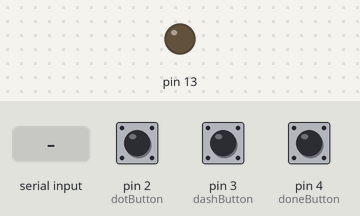
Bench run of a sketch on a simulated Arduino Uno, built with avr-gcc and run on an emulated ATmega328P. Shown: output pins drawn as LEDs (lit = HIGH). Inputs (shaded band) come from the test bench; at power-on: pin 2 (dotButton) LOW, pin 3 (dashButton) LOW, pin 4 (doneButton) LOW.

Above: at 1.2 s.
1.3 s: "." received over Serial
At 2.7 s:
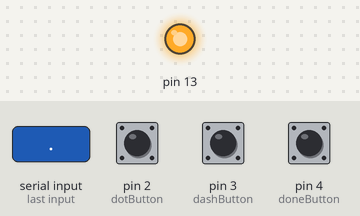
Timing chart, 0 to 8.4 s (numbered marks = the images above; inputs shaded):
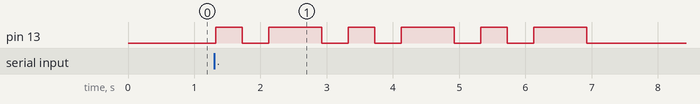

The sketch:

transmitter.ino
```cpp
// Name= Caglar Kurtkaya
// Name = Aleksandar Knezevic
//
// Final Project - Morse Code Laser Communication
//
// Description -
// It reads for any data on Serial port, character by character.
// Find the equivalent Morse code for the character and generate ‘dot’ and ‘dash’ light stream.
// It also has buttons to store dashes and dots. When buttons pressed it stores the values in a string
// When done button is pressed it goes over the string and the flashes either dots or dashes.
const char* MorseTable[] = {
 NULL, NULL, NULL, NULL, NULL, NULL, NULL, NULL,
 NULL, NULL, NULL, NULL, NULL, NULL, NULL, NULL,
 NULL, NULL, NULL, NULL, NULL, NULL, NULL, NULL,
 NULL, NULL, NULL, NULL, NULL, NULL, NULL, NULL,
 // space, !, ", #, $, %, &, '
 NULL, "-.-.--", ".-..-.", NULL, NULL, NULL, NULL, ".----.",
 // ( ) * + , - . /
 "-.--.", "-.--.-", NULL, ".-.-.", "--..--", "-....-", ".-.-.-", "-..-.",
 // 0 1 2 3 4 5 6 7
 "-----", ".----", "..---", "...--", "....-", ".....", "-....", "--...",
 // 8 9 : ; < = > ?
 "---..", "----.", "---...", "-.-.-.", NULL, "-...-", NULL, "..--..",
 // @ A B C D E F G
 ".--.-.", ".-", "-...", "-.-.", "-..", ".", "..-.", "--.",
 // H I J K L M N O
 "....", "..", ".---", "-.-", ".-..", "--", "-.", "---",
 // P Q R S T U V W
 ".--.", "--.-", ".-.", "...", "-", "..-", "...-", ".--",
 // X Y Z [ \ ] ^ _
 "-..-", "-.--", "--..", NULL, NULL, NULL, NULL, "..--.-",
 // ' a b c d e f g
 NULL, ".-", "-...", "-.-.", "-..", ".", "..-.", "--.",
 // h i j k l m n o
 "....", "..", ".---", "-.-", ".-..", "--", "-.", "---",
 // p q r s t u v w
 ".--.", "--.-", ".-.", "...", "-", "..-", "...-", ".--",
 // x y z { | } ~ DEL
 "-..-", "-.--", "--..", NULL, NULL, NULL, NULL, NULL,
 };

 int dotLength = 400; // length of dot
int dashLength = 800; // length of dot
//Pins for buttons
const int dotButton = 2;
const int dashButton = 3;
const int doneButton = 4;
//String to hold dots and dashes coming from buttons
String str = " ";
//these values used for brooklyn debounce
int val;
int val2;
int val3;
int val4;
int val5;
int val6;
// button states used for brooklyn debounce
int dotButtonState= 0;
int dashButtonState = 0;
int doneButtonState = 0;
void setup() {
 // put your setup code here, to run once:
 pinMode(13, OUTPUT);
 pinMode(dashButton, INPUT);
 pinMode(dotButton, INPUT);
 pinMode(doneButton, INPUT);
 Serial.begin(9600);
}

void loop() {
 char ch;
 if(Serial.available()){
 ch = Serial.read();
 flashDashDot(MorseTable[ch]);
 delay(dotLength*2);
 }
 val = digitalRead(dotButton); // read input value and store it in val
 delay(10); // 10 milliseconds is a good amount of time
 val2 = digitalRead(dotButton); // read the input again to check for bounces
 if (val == val2) { // make sure we got 2 consistant readings!
 if (val != dotButtonState) { // the button state has changed!
 if (val == LOW) { // check if the button is pressed
 str += ".";
 }
 }
 dotButtonState = val; // update button state
 }
 val3 = digitalRead(dashButton); // read input value and store it in val
 delay(10); // 10 milliseconds is a good amount of time
 val4 = digitalRead(dashButton); // read the input again to check for bounces
 if (val3 == val4) { // make sure we got 2 consistant readings!
 if (val3 != dashButtonState) { // the button state has changed!
 if (val3 == LOW) { // check if the button is pressed
 str += "-";
 //dot();
 }
 }
 dashButtonState = val3; // update button state
 }
 val5 = digitalRead(doneButton); // read input value and store it in val
 delay(10); // 10 milliseconds is a good amount of time
 val6 = digitalRead(doneButton); // read the input again to check for bounces
 if (val5 == val6) { // make sure we got 2 consistant readings!
 if (val5 != doneButtonState) { // the button state has changed!
 if (val5 == LOW) { // check if the button is pressed
 flashDashDot2(str);
 str = " ";
  }
 }
 doneButtonState = val5; // update button state
 }
}
// this function used to go over the string and then outputs either dot or dash
void flashDashDot2(String s)
{
 int i = 0;
 while(s[i] != 0)
 {
 if(s[i] == '.'){
 dot();
 } else if (s[i] == '-'){
 dash();
 }
 i++;
 }
}
void flashDashDot(const char * morseCode)
{
 int i = 0;
 while(morseCode[i] != 0)
 {
 if(morseCode[i] == '.'){
 dot();
 } else if (morseCode[i] == '-'){
 dash();
 }
 i++;
 }
}
//flashes dot
void dot()
{
 digitalWrite(13, HIGH);
 delay(dotLength);
 digitalWrite(13, LOW);
 delay(dotLength); }
//flashes dash
void dash() {
 digitalWrite(13, HIGH);
 delay(dashLength);
 digitalWrite(13, LOW);
 delay(dotLength); }
```

Measured:
- after the input at 1.3 s, pin 13: LOW → HIGH at once, then repeats every 2.0 s: LOW 0.40 s, HIGH 0.80 s, LOW 0.40 s, HIGH 0.40 s, until it stays LOW from 6.9 s
